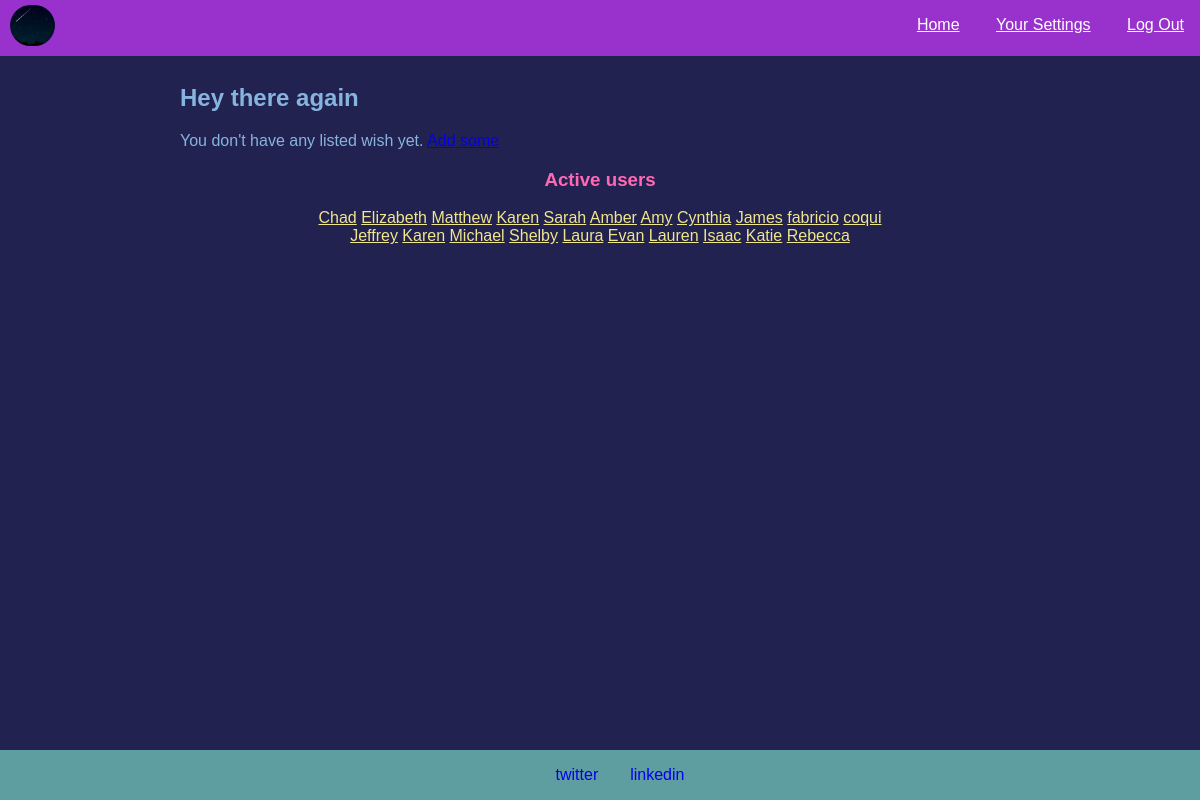
Screenshot of / (signed in) with the database file from the repository.
### app.py (models this page shows)
class User(db.Model):
    id = db.Column(db.Integer, primary_key=True)
    username = db.Column(db.String(20), nullable=False)
    password = db.Column(db.String(100), nullable=False)
    email = db.Column(db.String(40), nullable=False)
    active = db.Column(db.DateTime, default=datetime.now)
    products = db.relationship("Product", backref="user")

### app.py (the view)
@app.route("/")
@login_required
def index():
    user_id = session["user_id"]
    elements = Product.query.filter_by(user_id=user_id).all()
    others = User.query.filter(User.id.isnot(user_id)).all()
    print(elements)
    print(f"These are the other users:\n{others}")
    return render_template("index.html", cards=elements[:3], users=others)

### app.py (called while the page is built)
@app.after_request
def after_request(response):
    response.headers["Cache-Control"] = "no-cache, no-store, must-revalidate"
    response.headers["Expires"] = 0
    response.headers["Pragma"] = "no-cache"
    return response

### helpers.py (called while the page is built)
def login_required(f):
    @wraps(f)
    def decorated_function(*args, **kwargs):
        if session.get("user_id") is None:
            return redirect("/login")
        return f(*args, **kwargs)
    return decorated_function

### templates/index.html
{% extends "base.html" %}
{% block main %}
<h2>Hey there again</h2>
<div class="main-frame">
    <div class="myitems-div">
        {% if cards|length > 0 %}
            <div class="cards-container">
                {% for card in cards %}
                <div class="card">
                    <h3 class="card-title">{{card.name}}</h3>
                    <p>Created on {{card.created|datetimeformat}}</p>
                    <button onclick="window.open('{{card.link}}','_blank');" class="card-btn" type="button">Grant</button>
                </div>
                {% endfor %}
            </div>
            <div class="options-main">
                <p><a href="{{url_for('add_product')}}">Add wishes</a></p>
                <p><a href="{{url_for('my_wishes')}}">See all wishes</a></p>
            </div>
        {% else %}
            <p>You don't have any listed wish yet. <a href="{{url_for('add_product')}}">Add some</a></p>
        {% endif %}
    </div>
    <div class="explore-users">
        <h3>Active users</h3>
        {% for user in users %}
        <a href="{{url_for('view_user',id=user.id)}}">{{user.username}}</a>
        {% endfor %}
    </div>
</div>
{% endblock %}

### static/styles.css (style rules this page uses)
body, html { margin:0; height:100%; position:relative; }
.explore-users { color:hotpink; margin:0 auto; width:70%; text-align: center; }
.explore-users a:link { color:khaki; }

### rows the page displays
User: username "Chad"
User: username "Elizabeth"
User: username "Matthew"
User: username "Karen"
User: username "Sarah"
User: username "Amber"
User: username "Amy"
User: username "Cynthia"
User: username "James"
User: username "fabricio"
User: username "coqui"
User: username "Jeffrey"
User: username "Karen"
User: username "Michael"
User: username "Shelby"
User: username "Laura"
User: username "Evan"
User: username "Lauren"
User: username "Isaac"
User: username "Katie"
User: username "Rebecca"
